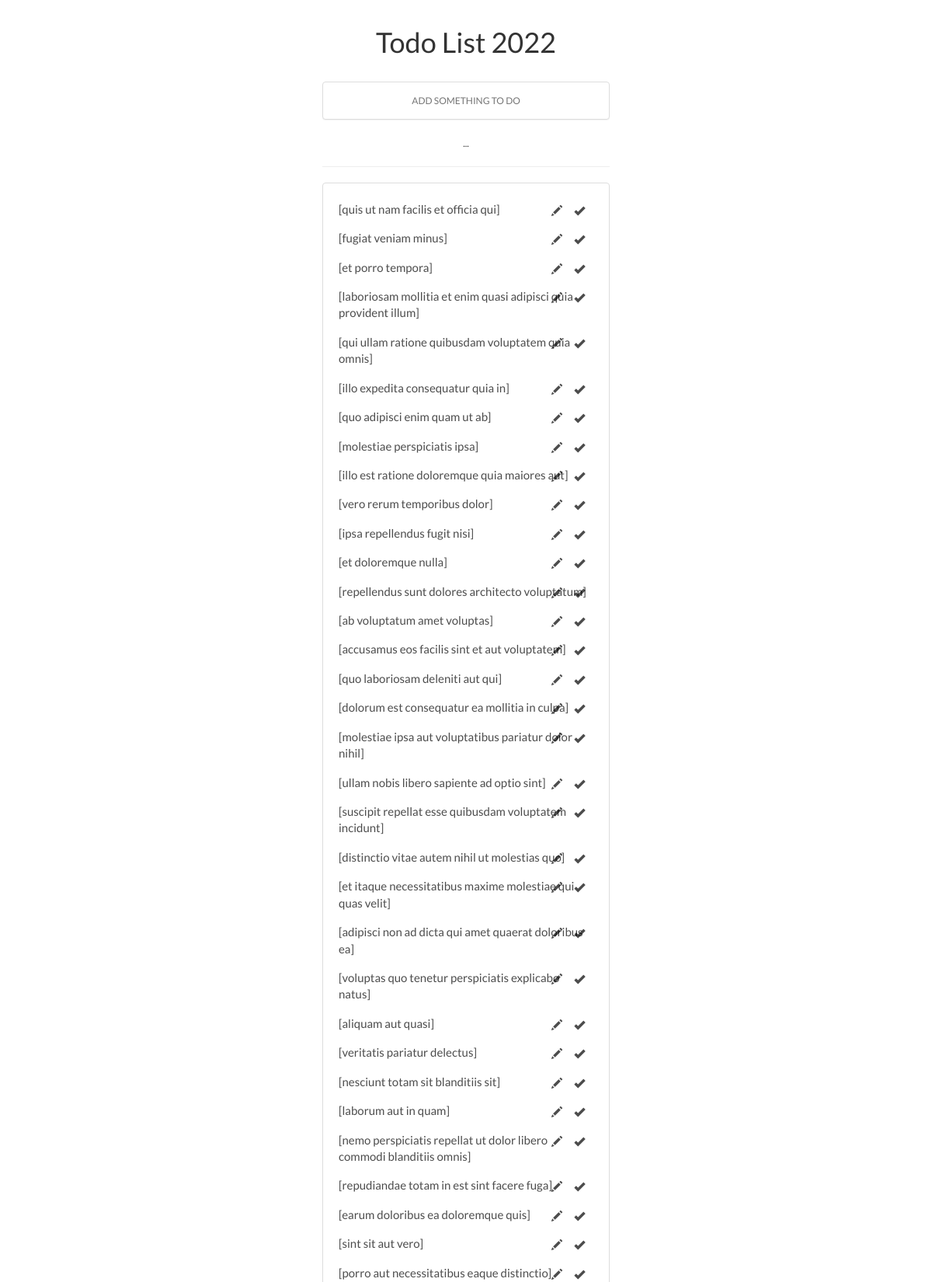
The page / (upper part) on the database its author committed.
### tables this page shows
CREATE TABLE `todos` (
  `user_id` int(255) NOT NULL,
  `id` int(225) NOT NULL,
  `name` varchar(225) NOT NULL,
  `status` int(225) NOT NULL
);

### application/controllers/IndexController.php (called while the page is built, shortened)
<?php
class IndexController extends CI_Controller {
	function __construct() {
		$this->load->model('Main_model');
	}
	public function index() {
		$data['title'] = "Todolist by saad malik";
		$data['todos'] = $this->Main_model->get_todos();
		$this->load->view('index',$data);
	}
}

### index.php (called while the page is built, shortened)
<?php
require_once BASEPATH.'core/CodeIgniter.php';

### application/models/Main_model.php (called while the page is built, shortened)
<?php
class Main_model extends CI_Model {
	public function get_todos() {
		$q = $this->db->get_where('todos',array('status'=>0));
		return $q->result();
	}
}

### application/views/index.php (the view, shortened to what this page needs)
<!DOCTYPE html>
<html lang="">
	<head>
		<link rel="stylesheet" href="https://maxcdn.bootstrapcdn.com/bootstrap/3.3.7/css/bootstrap.min.css">
		<link rel="stylesheet" type="text/css" href="<?php echo base_url(STYLESHEET.'sweetalert.css'); ?>">
		<link rel="stylesheet" type="text/css" href="<?php echo base_url(STYLESHEET.'main.css'); ?>">
	</head>
	<body>
		<div class="container-fluid">
			<div class="row" style="text-align: center;margin-top: 15px;">
				<h1>Todo List 2022</h1>
				<div class="col-xs-12 col-sm-12 col-md-4 col-lg-4" style="float: none;display: inline-block;margin-top:20px;">
					<div id="input-panel">
						<form name="todo-form" id="todo-from">
							<input name="todo-input" placeholder="ADD SOMETHING TO DO"/>
						</form>
					</div>
					<small id="log">...</small>
					<hr/>
					<div class="panel panel-default">
						<div class="panel-body">
							<ul id="todo-container">
								<?php if (count($todos) > 0){
								foreach ($todos as $todo){ ?>
								<li data-id="<?php echo $todo->id; ?>">
									<span data-id="<?php echo $todo->id; ?>"><?php echo $todo->name; ?></span>
									<div class="action">
										<button data-toggle="tooltip" data-title="Edit" class="edit-btn" data-id="<?php echo $todo->id; ?>"><i class="glyphicon glyphicon-pencil"></i></button>
										<button data-toggle="tooltip" data-title="Done" class="done-btn" data-id="<?php echo $todo->id; ?>"><i class="glyphicon glyphicon-ok"></i></button>
									</div>
								</li>
								<?php } } ?>
							</ul>
						</div>
					</div>
				</div>
			</div>
		</div>
	</body>
</html>

### assets/css/main.css (style rules this page uses)
* { font-family: 'Lato'; }
#input-panel input[name=todo-input] { width: 100%; display: block; padding: 15px; text-align: center; outline: none; margin-bottom: 20px; background-color: #FFF; border: 1px solid #DDD; border-radius: 4px; -webkit-box-shadow: 0 1px 1px rgba(0,0,0,.05); box-shadow: 0 1px 1px rgba(0,0,0,.05); font-size: 12px; }
#todo-container { list-style-type: none; margin: 0; padding: 0; }
#todo-container li { position: relative; display: block; padding: 8px 5px; text-align: left; font-weight: 400; font-size: 15px; }
#todo-container span, #todo-container .action { display: inline-block; color: rgba(0,0,0,.7); }
#todo-container .action { position: absolute; top: 10px; right: 10px; }
.edit-btn,.done-btn { background:none; border:none; font-size: 14px; outline: none; }

### rows shown on the page
todos: name "[quis ut nam facilis et officia qui]"
todos: name "[fugiat veniam minus]"
todos: name "[et porro tempora]"
todos: name "[laboriosam mollitia et enim quasi adipisci quia provident illum]"
todos: name "[qui ullam ratione quibusdam voluptatem quia omnis]"
todos: name "[illo expedita consequatur quia in]"
todos: name "[quo adipisci enim quam ut ab]"
todos: name "[molestiae perspiciatis ipsa]"
todos: name "[illo est ratione doloremque quia maiores aut]"
todos: name "[vero rerum temporibus dolor]"
todos: name "[ipsa repellendus fugit nisi]"
todos: name "[et doloremque nulla]"
todos: name "[repellendus sunt dolores architecto voluptatum]"
todos: name "[ab voluptatum amet voluptas]"
todos: name "[accusamus eos facilis sint et aut voluptatem]"
todos: name "[quo laboriosam deleniti aut qui]"
todos: name "[dolorum est consequatur ea mollitia in culpa]"
todos: name "[molestiae ipsa aut voluptatibus pariatur dolor nihil]"
todos: name "[ullam nobis libero sapiente ad optio sint]"
todos: name "[suscipit repellat esse quibusdam voluptatem incidunt]"
todos: name "[distinctio vitae autem nihil ut molestias quo]"
todos: name "[et itaque necessitatibus maxime molestiae qui quas velit]"
todos: name "[adipisci non ad dicta qui amet quaerat doloribus ea]"
todos: name "[voluptas quo tenetur perspiciatis explicabo natus]"
todos: name "[aliquam aut quasi]"
todos: name "[veritatis pariatur delectus]"
todos: name "[nesciunt totam sit blanditiis sit]"
todos: name "[laborum aut in quam]"
todos: name "[nemo perspiciatis repellat ut dolor libero commodi blanditiis omnis]"
todos: name "[repudiandae totam in est sint facere fuga]"
todos: name "[earum doloribus ea doloremque quis]"
todos: name "[sint sit aut vero]"
todos: name "[porro aut necessitatibus eaque distinctio]"
